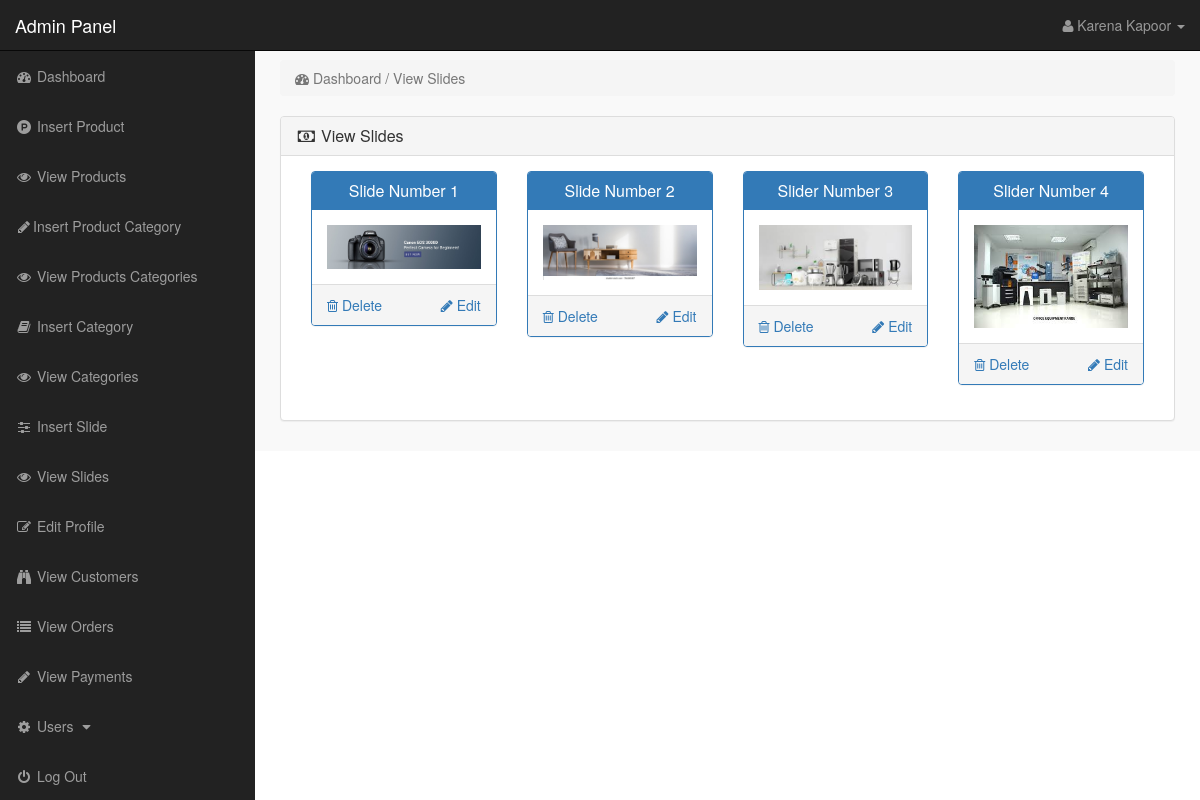
/admin_area/index.php?view_slides (signed in), run on the app's committed database.
### tables this page shows
CREATE TABLE `slider` (
  `slide_id` int(11) NOT NULL,
  `slide_name` varchar(225) DEFAULT NULL,
  `slide_image` varchar(100) DEFAULT NULL
);

### admin_area/view_slides.php (the view)
<?php
include("includes/db.php");
?>
<div class="row">
<div class="col-lg-12">
<ol class="breadcrumb">
<li class="active">
<i class="fa fa-dashboard"></i> Dashboard / View Slides
</li>
</ol>
</div>
</div>
<div class="row">
<div class="col-lg-12">
<div class="panel panel-default">
<div class="panel-heading">
<h3 class="panel-title">
<i class="fa fa-money fa-fw"></i> View Slides
</h3>
</div>
<div class="panel-body" >
<?php
$get_slides = "select * from slider";
$run_slides = mysqli_query($con,$get_slides);
while($row_slides=mysqli_fetch_array($run_slides)){
$slide_id = $row_slides['slide_id'];
$slide_name = $row_slides['slide_name'];
$slide_image = $row_slides['slide_image'];
?>
<div class="col-lg-3 col-md-3" >
<div class="panel panel-primary" >
<div class="panel-heading" >
<h3 class="panel-title" align="center" >
<?php echo $slide_name; ?>
</h3>
</div>
<div class="panel-body" >
<img src="slides_images/<?php echo $slide_image; ?>" class="img-responsive" >
</div>
<div class="panel-footer" >
<center>
<a href="index.php?delete_slide=<?php echo $slide_id; ?>" class="pull-left" >
<i class="fa fa-trash-o" ></i> Delete
</a>
<a href="index.php?edit_slide=<?php echo $slide_id; ?>" class="pull-right" >
<i class="fa fa-pencil" ></i> Edit
</a>
<div class="clearfix" >
</div>
</center>
</div>
</div>
</div>
<?php } ?>
</div>
</div>
</div>
</div>

### admin_area/includes/sidebar.php (shortened to what this page needs)
<?php
if(!isset($_SESSION['admin_email'])){
echo "<script>window.open('login.php','_self')</script>";
}
else {
?>
<nav class="navbar navbar-inverse navbar-fixed-top" >
<div class="navbar-header" >
<a class="navbar-brand" href="index.php?dashboard" >Admin Panel</a>
</div>
<ul class="nav navbar-right top-nav" >
<li class="dropdown" >
<a href="#" class="dropdown-toggle" data-toggle="dropdown" >
<i class="fa fa-user" ></i>
<?php echo $admin_name; ?> <b class="caret" ></b>
</a>
</li>
</ul>
<div class="collapse navbar-collapse navbar-ex1-collapse">
<ul class="nav navbar-nav side-nav">
<li>
<a href="index.php?dashboard">
<i class="fa fa-fw fa-dashboard"></i> Dashboard
</a>
</li>
<li>
<a href="index.php?insert_product">
<i class="fa fa-fw fa-product-hunt"></i> Insert Product
</a>
<li>
<a href="index.php?view_products">
<i class="fa fa-fw fa-eye"></i> View Products </a>
</li>
<li>
<a href="index.php?insert_p_cat">
<i class="fa fa-fw fa-pencil"></i>Insert Product Category </a>
</li>
<li>
<a href="index.php?view_p_cats">
<i class="fa fa-fw fa-eye"></i> View Products Categories </a>
</li>
<li>
<a href="index.php?insert_cat">
<i class="fa fa-fw fa-book"></i> Insert Category </a>
</li>
<li>
<a href="index.php?view_cats"><i class="fa fa-fw fa-eye"></i> View Categories </a>
</li>
<li>
<a href="index.php?insert_slide">
<i class="fa fa-fw fa-sliders"></i> Insert Slide </a>
</li>
<li>
<a href="index.php?view_slides">
<i class="fa fa-fw fa-eye"></i>  View Slides </a>
</li>
<li>
<a href="index.php?user_profile=<?php echo $admin_id; ?>">
<i class="fa fa-fw fa-edit"></i>  Edit Profile </a>
</li>
<li>
<a href="index.php?view_customers">
<i class="fa fa-fw fa-binoculars"></i> View Customers
</a>
</li>
<li>
<a href="index.php?view_orders">
<i class="fa fa-fw fa-list"></i> View Orders
</a>
</li>
<li>
<a href="index.php?view_payments">
<i class="fa fa-fw fa-pencil"></i> View Payments
</a>
</li>
<li>
<a href="#" data-toggle="collapse" data-target="#users">
<i class="fa fa-fw fa-gear"></i> Users
<i class="fa fa-fw fa-caret-down"></i>
</a>
</li>
<li>
<a href="logout.php">
<i class="fa fa-fw fa-power-off"></i> Log Out
</a>
</li>
</ul>
</div>
</nav>
<?php } ?>

### admin_area/css/style.css (style rules this page uses)
body { margin-top: 100px; }
@media (min-width: 768px) { body { margin-top: 50px; } }
.top-nav { padding: 0 15px; }
.top-nav>li { display: inline-block; }
.top-nav>li>a { padding-top: 15px; padding-bottom: 15px; line-height: 20px; color: #999; }
@media (min-width: 768px) { .side-nav { position: fixed; top: 51px; width: 255px; border-radius: 0; overflow-y: auto; background-color: #222; bottom: 0; overflow-x: hidden; padding-bottom: 40px; } }
@media (min-width: 768px) { .side-nav>li>a { width: 255px; } }
.panel-body { border-radius: 5px; }

### data on the page
slider: slide_name "Slide Number 1", slide_image (picture)
slider: slide_name "Slide Number 2", slide_image (picture)
slider: slide_name "Slider Number 3", slide_image (picture)
slider: slide_name "Slider Number 4", slide_image (picture)

### other printed values
$admin_name "Karena Kapoor"
